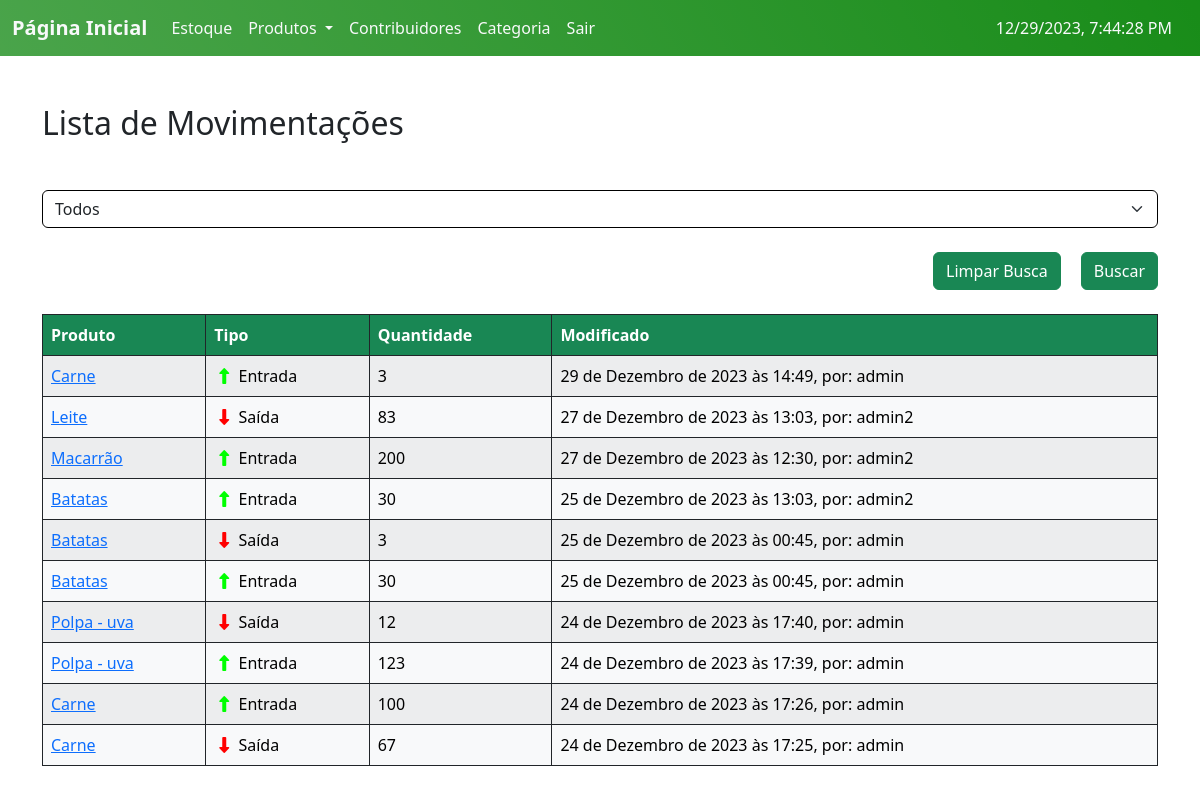
The page /Movimentos/ (signed in) on the database its author committed.
### ABSJ/models.py (models this page shows, shortened)
class Movimento(models.Model):
    user = models.ForeignKey(User, on_delete=models.CASCADE)
    produto = models.ForeignKey(Produto, on_delete=models.CASCADE)
    quantidade = models.PositiveIntegerField()
    tipo = models.CharField(max_length=7, choices=MOVIMENTO)
    modificado = models.DateTimeField(auto_now=True)
    class Meta:
        ordering = ['-modificado']

class Produto(models.Model):
    user = models.ForeignKey(User, on_delete=models.CASCADE)
    categoria = models.ForeignKey(Categoria, on_delete=models.CASCADE, null=True)
    contribuidor = models.ForeignKey(Contribuidor, on_delete=models.CASCADE, null=True)
    produto = models.CharField(max_length=200)
    codigo = models.PositiveIntegerField(unique=True)
    estoque = models.PositiveIntegerField(default=0)
    validade = models.DateField()
    tempo_ultima_atualizacao = models.DateField(default=date.today)
    quantidade_dias = models.IntegerField(default=0)
    class Meta:
        ordering = ['produto']
    def __str__(self):
        return self.produto

### ABSJ/views.py (the view)
# urls.py: path('Movimentos/', v.movimento_list, name='Movimento_list'),
@login_required
def movimento_list(request):
    movimentos = m.Movimento.objects.all()
    tipo = request.GET.get('tipo')
    if tipo:
        movimentos = movimentos.filter(tipo=tipo)
    return render(request, 'list_Movimento.html', {'movimentos':movimentos})

### templates/list_Movimento.html (shortened to what this page needs)
{% extends 'home.html' %}
{% load static %}
{% block content %}
<div class="container mt-5">
  <h2 class="mb-5">Lista de Movimentações</h2>
  <form action="{% url 'Movimento_list' %}" method="GET">
    <select name="tipo" class="form-select mb-4">
      <option value="">Todos</option>
    </select>
    <div class="d-flex justify-content-end mb-4">
      <a class="btn btn-success"style="margin-right: 20px;" href="{% url 'Movimento_list' %}">Limpar Busca</a>
      <input class="btn btn-success" type="submit" value="Buscar">
    </div>
  </form>
  <div class="table-responsive">
    <table class="table table-striped table-bordered table-hover border-dark">
      <thead id="customTableHead" class="thead-dark table-custom">
        <tr>
          <th scope="col">Produto</th>
            <th scope="col" >Tipo</th>
            <th scope="col">Quantidade</th>
            <th scope="col">Modificado</th>
        </tr>
      </thead>
      <tbody>
        {% if movimentos %}
          {% for movimento in movimentos %}
            <tr class="table-light border-dark custom-links">
              <td><a href="{% url 'Produto_read' id=movimento.produto.id %}">{{ movimento.produto }}</a></td>
              <td>
                {% if movimento.tipo == 'Entrada' %}
                  <i class="fa-solid fa-up-long" style="color: #0f0; padding: 0 5px;"></i>
                  {{ movimento.tipo }}
                {% elif movimento.tipo == 'Saída' %}
                  <i class="fa-solid fa-down-long" style="color: #f00; padding: 0 5px;"></i>
                  {{ movimento.tipo }}
                {% endif %}
              </td>
              <td>{{ movimento.quantidade }}</td>
              <td>{{ movimento.modificado }}, por: {{ movimento.user }}</td>
            </tr>
          {% endfor %}
        {% else %}
          <tr>
            <td class="text-center p-5" colspan="5">Sem resultados encontrados :C</td>
          </tr>
        {% endif %}
      </tbody>
    </table>
  </div>
</div>
{% endblock %}

### static/css/styles.css (style rules this page uses)
input.form-control, select.form-select { border-color: #000000; }
#customTableHead th { background-color: #198754; color: #fff; }

### rows shown on the page
Movimento: produto "Carne", tipo "Entrada", quantidade "3", modificado "29 de Dezembro de 2023 às 14:49", user "admin"
Movimento: produto "Leite", tipo "Saída", quantidade "83", modificado "27 de Dezembro de 2023 às 13:03", user "admin2"
Movimento: produto "Macarrão", tipo "Entrada", quantidade "200", modificado "27 de Dezembro de 2023 às 12:30", user "admin2"
Movimento: produto "Batatas", tipo "Entrada", quantidade "30", modificado "25 de Dezembro de 2023 às 13:03", user "admin2"
Movimento: produto "Batatas", tipo "Saída", quantidade "3", modificado "25 de Dezembro de 2023 às 00:45", user "admin"
Movimento: produto "Batatas", tipo "Entrada", quantidade "30", modificado "25 de Dezembro de 2023 às 00:45", user "admin"
Movimento: produto "Polpa - uva", tipo "Saída", quantidade "12", modificado "24 de Dezembro de 2023 às 17:40", user "admin"
Movimento: produto "Polpa - uva", tipo "Entrada", quantidade "123", modificado "24 de Dezembro de 2023 às 17:39", user "admin"
Movimento: produto "Carne", tipo "Entrada", quantidade "100", modificado "24 de Dezembro de 2023 às 17:26", user "admin"
Movimento: produto "Carne", tipo "Saída", quantidade "67", modificado "24 de Dezembro de 2023 às 17:25", user "admin"
